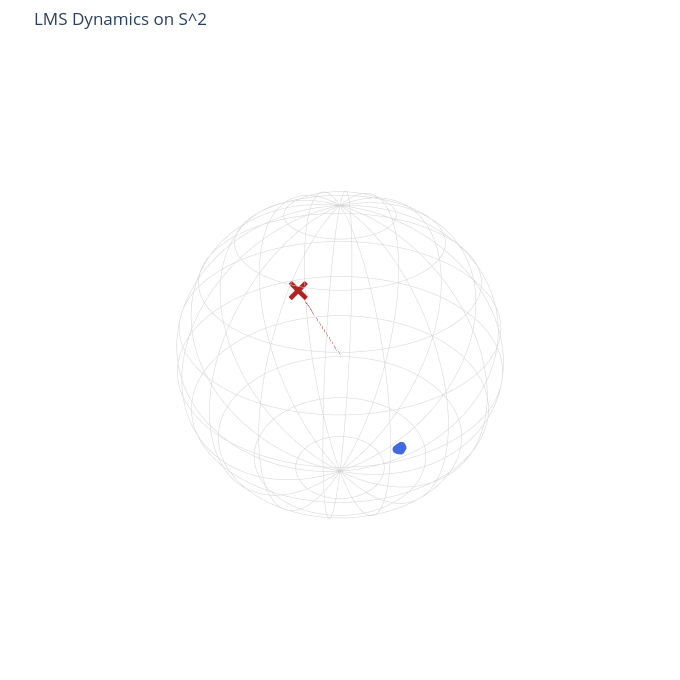

Here is the notebook cell this chart was saved with:
### Markdown cell above
## 1.2 Real Möbius map on ball / sphere
This is the real version of the Möbius map ($M_w$) we discussed:

$$
M_w(x) = \frac{(1 - |w|^2)(x - |x|^2 w)}{1 - 2\langle w,x\rangle + |w|^2 |x|^2} - w.
$$

### Code cell
%cd /Users/adamsobieszek/pitch/pitch-website/public/notebooks/kuramoto/LMSSPP/src
from lmsspp import (
    random_points_on_sphere, integrate_w_euler, make_sphere_figure, reconstruct_sphere_trajectory
)
import torch

p3 = random_points_on_sphere(640, 3)
a = torch.ones(640)
res = integrate_w_euler(torch.zeros(3), p3, a, dt=1e-3, steps=300)
x_traj = reconstruct_sphere_trajectory(res.trajectory, p3)
fig = make_sphere_figure(x_traj[-1], w_t=res.trajectory[-1], w_path=res.trajectory)
fig.show()

### Figure 1 — Plotly figure (JSON) as saved in the notebook; plotly's stock layout.template omitted (floating-point values rounded to 4 significant figures; data arrays with more than 128 entries replaced by an {"elided": "..."} marker saying what was removed)
{"data": [{"hoverinfo": "skip", "line": {"color": "lightgrey", "width": 1}, "mode": "lines", "showlegend": false, "type": "scatter3d", "x": {"elided": "200 float values"}, "y": {"elided": "200 float values"}, "z": {"elided": "200 float values"}}, {"hoverinfo": "skip", "line": {"color": "lightgrey", "width": 1}, "mode": "lines", "showlegend": false, "type": "scatter3d", "x": {"elided": "200 float values"}, "y": {"elided": "200 float values"}, "z": {"elided": "200 float values"}}, {"hoverinfo": "skip", "line": {"color": "lightgrey", "width": 1}, "mode": "lines", "showlegend": false, "type": "scatter3d", "x": {"elided": "200 float values"}, "y": {"elided": "200 float values"}, "z": {"elided": "200 float values"}}, {"hoverinfo": "skip", "line": {"color": "lightgrey", "width": 1}, "mode": "lines", "showlegend": false, "type": "scatter3d", "x": {"elided": "200 float values"}, "y": {"elided": "200 float values"}, "z": {"elided": "200 float values"}}, {"hoverinfo": "skip", "line": {"color": "lightgrey", "width": 1}, "mode": "lines", "showlegend": false, "type": "scatter3d", "x": {"elided": "200 float values"}, "y": {"elided": "200 float values"}, "z": {"elided": "200 int values"}}, {"hoverinfo": "skip", "line": {"color": "lightgrey", "width": 1}, "mode": "lines", "showlegend": false, "type": "scatter3d", "x": {"elided": "200 float values"}, "y": {"elided": "200 float values"}, "z": {"elided": "200 float values"}}, {"hoverinfo": "skip", "line": {"color": "lightgrey", "width": 1}, "mode": "lines", "showlegend": false, "type": "scatter3d", "x": {"elided": "200 float values"}, "y": {"elided": "200 float values"}, "z": {"elided": "200 float values"}}, {"hoverinfo": "skip", "line": {"color": "lightgrey", "width": 1}, "mode": "lines", "showlegend": false, "type": "scatter3d", "x": {"elided": "200 float values"}, "y": {"elided": "200 float values"}, "z": {"elided": "200 float values"}}, {"hoverinfo": "skip", "line": {"color": "lightgrey", "width": 1}, "mode": "lines", "showlegend": false, "type": "scatter3d", "x": {"elided": "200 float values"}, "y": {"elided": "200 float values"}, "z": {"elided": "200 float values"}}, {"hoverinfo": "skip", "line": {"color": "lightgrey", "width": 1}, "mode": "lines", "showlegend": false, "type": "scatter3d", "x": {"elided": "200 float values"}, "y": {"elided": "200 int values"}, "z": {"elided": "200 float values"}}, {"hoverinfo": "skip", "line": {"color": "lightgrey", "width": 1}, "mode": "lines", "showlegend": false, "type": "scatter3d", "x": {"elided": "200 float values"}, "y": {"elided": "200 float values"}, "z": {"elided": "200 float values"}}, {"hoverinfo": "skip", "line": {"color": "lightgrey", "width": 1}, "mode": "lines", "showlegend": false, "type": "scatter3d", "x": {"elided": "200 float values"}, "y": {"elided": "200 float values"}, "z": {"elided": "200 float values"}}, {"hoverinfo": "skip", "line": {"color": "lightgrey", "width": 1}, "mode": "lines", "showlegend": false, "type": "scatter3d", "x": {"elided": "200 float values"}, "y": {"elided": "200 float values"}, "z": {"elided": "200 float values"}}, {"hoverinfo": "skip", "line": {"color": "lightgrey", "width": 1}, "mode": "lines", "showlegend": false, "type": "scatter3d", "x": {"elided": "200 float values"}, "y": {"elided": "200 float values"}, "z": {"elided": "200 float values"}}, {"hoverinfo": "skip", "line": {"color": "lightgrey", "width": 1}, "mode": "lines", "showlegend": false, "type": "scatter3d", "x": {"elided": "200 float values"}, "y": {"elided": "200 float values"}, "z": {"elided": "200 float values"}}, {"hoverinfo": "skip", "line": {"color": "lightgrey", "width": 1}, "mode": "lines", "showlegend": false, "type": "scatter3d", "x": {"elided": "200 float values"}, "y": {"elided": "200 float values"}, "z": {"elided": "200 float values"}}, {"hoverinfo": "skip", "line": {"color": "lightgrey", "width": 1}, "mode": "lines", "showlegend": false, "type": "scatter3d", "x": {"elided": "200 float values"}, "y": {"elided": "200 float values"}, "z": {"elided": "200 float values"}}, {"hoverinfo": "skip", "line": {"color": "lightgrey", "width": 1}, "mode": "lines", "showlegend": false, "type": "scatter3d", "x": {"elided": "200 float values"}, "y": {"elided": "200 float values"}, "z": {"elided": "200 float values"}}, {"hoverinfo": "skip", "line": {"color": "lightgrey", "width": 1}, "mode": "lines", "showlegend": false, "type": "scatter3d", "x": {"elided": "200 float values"}, "y": {"elided": "200 float values"}, "z": {"elided": "200 float values"}}, {"hoverinfo": "skip", "line": {"color": "lightgrey", "width": 1}, "mode": "lines", "showlegend": false, "type": "scatter3d", "x": {"elided": "200 float values"}, "y": {"elided": "200 float values"}, "z": {"elided": "200 float values"}}, {"hoverinfo": "skip", "line": {"color": "lightgrey", "width": 1}, "mode": "lines", "showlegend": false, "type": "scatter3d", "x": {"elided": "200 float values"}, "y": {"elided": "200 float values"}, "z": {"elided": "200 float values"}}, {"hoverinfo": "skip", "line": {"color": "lightgrey", "width": 1}, "mode": "lines", "showlegend": false, "type": "scatter3d", "x": {"elided": "200 float values"}, "y": {"elided": "200 float values"}, "z": {"elided": "200 float values"}}, {"hoverinfo": "skip", "line": {"color": "lightgrey", "width": 1}, "mode": "lines", "showlegend": false, "type": "scatter3d", "x": {"elided": "200 float values"}, "y": {"elided": "200 float values"}, "z": {"elided": "200 float values"}}, {"hoverinfo": "skip", "line": {"color": "lightgrey", "width": 1}, "mode": "lines", "showlegend": false, "type": "scatter3d", "x": {"elided": "200 float values"}, "y": {"elided": "200 float values"}, "z": {"elided": "200 float values"}}, {"hoverinfo": "skip", "line": {"color": "lightgrey", "width": 1}, "mode": "lines", "showlegend": false, "type": "scatter3d", "x": {"elided": "200 float values"}, "y": {"elided": "200 float values"}, "z": {"elided": "200 float values"}}, {"hoverinfo": "skip", "line": {"color": "lightgrey", "width": 1}, "mode": "lines", "showlegend": false, "type": "scatter3d", "x": {"elided": "200 float values"}, "y": {"elided": "200 float values"}, "z": {"elided": "200 float values"}}, {"hoverinfo": "skip", "line": {"color": "lightgrey", "width": 1}, "mode": "lines", "showlegend": false, "type": "scatter3d", "x": {"elided": "200 float values"}, "y": {"elided": "200 float values"}, "z": {"elided": "200 float values"}}, {"marker": {"color": "royalblue", "size": 5}, "mode": "markers", "name": "x_i(t)", "type": "scatter3d", "x": {"elided": "640 float values"}, "y": {"elided": "640 float values"}, "z": {"elided": "640 float values"}}, {"line": {"color": "firebrick", "dash": "dot", "width": 2}, "mode": "lines", "name": "w path", "type": "scatter3d", "x": {"elided": "301 float values"}, "y": {"elided": "301 float values"}, "z": {"elided": "301 float values"}}, {"marker": {"color": "firebrick", "size": 7, "symbol": "x"}, "mode": "markers", "name": "w(t)", "type": "scatter3d", "x": [-0.4513], "y": [-0.8871], "z": [-0.08526]}], "layout": {"height": 680, "margin": {"b": 20, "l": 20, "r": 20, "t": 50}, "scene": {"aspectmode": "data", "xaxis": {"visible": false}, "yaxis": {"visible": false}, "zaxis": {"visible": false}}, "showlegend": false, "title": {"text": "LMS Dynamics on S^2"}, "width": 680}}
